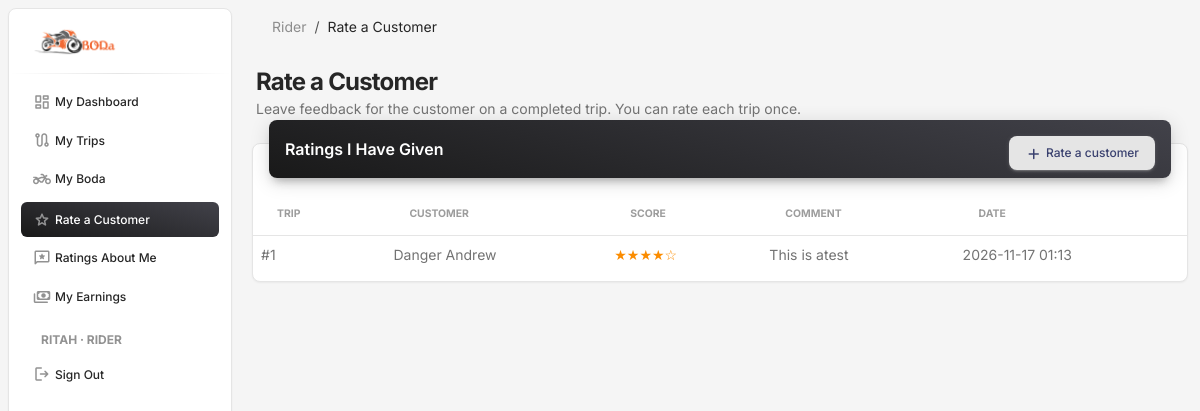
/rider-area/rate-customer/ (signed in), run on the app's committed database.
### bodaapp/models.py (models this page shows, shortened)
class Profile(models.Model):
    ROLE_CHOICES = [("customer", "Customer"), ("rider", "Rider")]
    user = models.OneToOneField(settings.AUTH_USER_MODEL, on_delete=models.CASCADE, related_name="profile")
    role = models.CharField(max_length=10, choices=ROLE_CHOICES)
    customer = models.OneToOneField(Customer, null=True, blank=True, on_delete=models.SET_NULL, related_name="profile")
    rider = models.OneToOneField(Rider, null=True, blank=True, on_delete=models.SET_NULL, related_name="profile")

class CustomerRating(models.Model):
    rate_id = models.AutoField(primary_key=True)
    trip = models.OneToOneField(Trip, on_delete=models.CASCADE, db_column="trip_id")
    customer = models.ForeignKey(Customer, on_delete=models.PROTECT, db_column="customer_id")
    rated_by = models.ForeignKey(Rider, on_delete=models.PROTECT, db_column="rated_by")
    score = models.IntegerField()
    comment = models.TextField(null=True, blank=True)
    date = models.DateTimeField(auto_now_add=True)

class Customer(models.Model):
    customer_id = models.AutoField(primary_key=True)
    first_name = models.CharField(max_length=50)
    last_name = models.CharField(max_length=50)
    contact = models.CharField(max_length=15, unique=True)
    email = models.EmailField(max_length=100, unique=True)
    home_location = models.CharField(max_length=100)
    def __str__(self):
        return f"{self.first_name} {self.last_name}"

### bodaapp/rider_views.py (the view)
# urls.py: path('rider-area/rate-customer/', rider_views.rate_customer, name='rid_rate_customer'),
@role_required("rider")
def rate_customer(request):
    me = current_rider(request)
    if request.method == "POST":
        form = RateCustomerForm(request.POST, rider=me)
        if form.is_valid():
            rating = form.save()
            messages.success(request, f"Thanks! You rated {rating.customer} {rating.score}/5.")
            return redirect("rid_rate_customer")
        messages.error(request, "Please fix the highlighted errors and try again.")
    else:
        form = RateCustomerForm(rider=me)
    given = CustomerRating.objects.filter(rated_by=me).select_related("customer").order_by("-pk")
    return render(request, "rider/rate_customer.html", {"form": form, "ratings": given})

### bodaapp/access.py (called while the page is built)
def get_role(user):
    if not user.is_authenticated:
        return None
    if user.is_staff or user.is_superuser:
        return "admin"
    profile = getattr(user, "profile", None)
    if profile is None:
        return None
    if profile.role == "customer" and profile.customer_id:
        return "customer"
    if profile.role == "rider" and profile.rider_id:
        return "rider"
    return None

def role_required(*roles):
    def decorator(view):
        @wraps(view)
        def wrapper(request, *args, **kwargs):
            if not request.user.is_authenticated:
                return redirect_to_login(request.get_full_path())
            if get_role(request.user) not in roles:
                messages.error(request, "You don't have access to that page.")
                return redirect("index")
            return view(request, *args, **kwargs)
        return wrapper
    return decorator

### bodaapp/context_processors.py (called while the page is built)
def navigation(request):
    user = getattr(request, "user", None)
    role = get_role(user) if user is not None else None
    match = getattr(request, "resolver_match", None)
    name = match.url_name if match and match.url_name else ""
    if name.endswith("_edit"):
        name = name[: -len("_edit")]
    return {"role": role, "role_label": ROLE_LABELS.get(role, ""), "active": name}

### bodaapp/rider_views.py (called while the page is built)
def current_rider(request):
    return request.user.profile.rider

### templates/rider/rate_customer.html (shortened to what this page needs)
{% extends 'base.html' %}
{% block content %}
{% include 'partials/page_header.html' with title="Rate a Customer" lede="Leave feedback for the customer on a completed trip. You can rate each trip once." %}
<div class="container-fluid py-3">
  <div class="row">
    <div class="col-12 mb-4">
      <div class="card">
        <div class="card-header p-0 position-relative mt-n4 mx-3 z-index-2">
          <div class="bg-gradient-dark shadow-dark border-radius-lg pt-3 pb-2 d-flex justify-content-between pe-3"><h6 class="text-white text-capitalize ps-3">Ratings I have given</h6><button type="button" class="btn btn-sm btn-light mb-0" data-bs-toggle="modal" data-bs-target="#recordModal"><i class="material-symbols-rounded align-middle" style="font-size:18px">add</i> Rate a customer</button></div>
        </div>
        <div class="card-body px-0 pb-2">
          <div class="table-responsive p-0">
            <table class="table align-items-center mb-0">
              <thead><tr>
                <th class="text-uppercase text-secondary text-xxs font-weight-bolder opacity-7">Trip</th>
                <th class="text-uppercase text-secondary text-xxs font-weight-bolder opacity-7">Customer</th>
                <th class="text-uppercase text-secondary text-xxs font-weight-bolder opacity-7">Score</th>
                <th class="text-uppercase text-secondary text-xxs font-weight-bolder opacity-7">Comment</th>
                <th class="text-uppercase text-secondary text-xxs font-weight-bolder opacity-7">Date</th>
              </tr></thead>
              <tbody>
                {% for r in ratings %}
                <tr>
                  <td class="text-sm">#{{ r.trip_id }}</td>
                  <td class="text-sm">{{ r.customer }}</td>
                  <td class="text-sm">{% include 'partials/stars.html' with score=r.score %}</td>
                  <td class="text-sm">{{ r.comment|default:"—" }}</td>
                  <td class="text-sm">{{ r.date|date:"Y-m-d H:i" }}</td>
                </tr>
                {% empty %}
                <tr><td colspan="5" class="text-center text-secondary py-4 text-sm">You haven't rated any customers yet.</td></tr>
                {% endfor %}
              </tbody>
            </table>
          </div>
        </div>
      </div>
    </div>
  </div>
</div>
{% endblock %}

### templates/partials/nav_account.html (shortened to what this page needs)
<li class="nav-item mt-3">
  <h6 class="ps-4 ms-2 text-uppercase text-xs text-dark font-weight-bolder opacity-5">{{ user.get_username }}{% if role_label %} · {{ role_label }}{% endif %}</h6>
</li>
<li class="nav-item">
  <form method="post" action="{% url 'logout' %}" class="m-0">
    <button type="submit" class="nav-link text-dark border-0 bg-transparent w-100 text-start">
      <i class="material-symbols-rounded opacity-5">logout</i>
      <span class="nav-link-text ms-1">Sign Out</span>
    </button>
  </form>
</li>

### templates/partials/page_header.html (shortened to what this page needs)
<nav class="navbar navbar-main navbar-expand-lg px-0 mx-3 shadow-none border-radius-xl" id="navbarBlur" data-scroll="true">
  <div class="container-fluid py-1 px-3">
    <nav aria-label="breadcrumb">
      <ol class="breadcrumb bg-transparent mb-0 pb-0 pt-1 px-0 me-sm-6 me-5">
        <li class="breadcrumb-item text-sm"><a class="opacity-5 text-dark" href="{% url 'index' %}">{{ role_label|default:"Home" }}</a></li>
        <li class="breadcrumb-item text-sm text-dark active" aria-current="page">{{ title }}</li>
      </ol>
    </nav>
  </div>
</nav>
<div class="container-fluid pt-3">
  <div class="ms-1 mb-2">
    <h3 class="mb-0 h4 font-weight-bolder">{{ title }}</h3>
    {% if lede %}<p class="mb-0 text-sm">{{ lede }}</p>{% endif %}
  </div>
</div>

### templates/partials/stars.html
<span class="text-warning" title="{{ score }} out of 5">{% if score >= 1 %}★{% else %}☆{% endif %}{% if score >= 2 %}★{% else %}☆{% endif %}{% if score >= 3 %}★{% else %}☆{% endif %}{% if score >= 4 %}★{% else %}☆{% endif %}{% if score >= 5 %}★{% else %}☆{% endif %}</span>

### data on the page
Profile: role "RIDER", role "Rider"
CustomerRating: trip_id "1", customer "Danger Andrew", comment "This is atest", date "2026-11-17 01:13"

### other printed values
{{ label }} "My Dashboard My Trips My Boda Rate a Customer Ratings About Me My Earnings"
{{ user.get_username }} "RITAH"
{{ title }} "Rate a Customer"
{{ lede }} "Leave feedback for the customer on a completed trip. You can rate each trip once."
